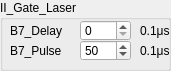
     <widget class="QGroupBox" name="groupBox_12">
      <property name="geometry">
       <rect>
        <x>400</x>
        <y>40</y>
        <width>171</width>
        <height>71</height>
       </rect>
      </property>
      <property name="title">
       <string>II_Gate_Laser</string>
      </property>
      <widget class="QLabel" name="LaserPStextlbl1_22">
       <property name="geometry">
        <rect>
         <x>10</x>
         <y>20</y>
         <width>61</width>
         <height>21</height>
        </rect>
       </property>
       <property name="text">
        <string>B7_Delay</string>
       </property>
       <property name="alignment">
        <set>Qt::AlignLeading|Qt::AlignLeft|Qt::AlignVCenter</set>
       </property>
       <property name="wordWrap">
        <bool>false</bool>
       </property>
      </widget>
      <widget class="QLabel" name="LaserPStextlbl1_25">
       <property name="geometry">
        <rect>
         <x>10</x>
         <y>40</y>
         <width>61</width>
         <height>21</height>
        </rect>
       </property>
       <property name="text">
        <string>B7_Pulse</string>
       </property>
       <property name="alignment">
        <set>Qt::AlignLeading|Qt::AlignLeft|Qt::AlignVCenter</set>
       </property>
       <property name="wordWrap">
        <bool>false</bool>
       </property>
      </widget>
      <widget class="QSpinBox" name="B7_Pulse">
       <property name="geometry">
        <rect>
         <x>80</x>
         <y>40</y>
         <width>51</width>
         <height>21</height>
        </rect>
       </property>
       <property name="minimum">
        <number>5</number>
       </property>
       <property name="maximum">
        <number>200</number>
       </property>
       <property name="value">
        <number>50</number>
       </property>
      </widget>
      <widget class="QSpinBox" name="B7_Delay">
       <property name="geometry">
        <rect>
         <x>80</x>
         <y>20</y>
         <width>51</width>
         <height>21</height>
        </rect>
       </property>
       <property name="minimum">
        <number>0</number>
       </property>
       <property name="maximum">
        <number>10000000</number>
       </property>
       <property name="value">
        <number>0</number>
       </property>
      </widget>
      <widget class="QLabel" name="LaserPStextlbl1_39">
       <property name="geometry">
        <rect>
         <x>140</x>
         <y>20</y>
         <width>31</width>
         <height>21</height>
        </rect>
       </property>
       <property name="text">
        <string>0.1μs</string>
       </property>
       <property name="alignment">
        <set>Qt::AlignLeading|Qt::AlignLeft|Qt::AlignVCenter</set>
       </property>
       <property name="wordWrap">
        <bool>false</bool>
       </property>
      </widget>
      <widget class="QLabel" name="LaserPStextlbl1_40">
       <property name="geometry">
        <rect>
         <x>140</x>
         <y>40</y>
         <width>31</width>
         <height>21</height>
        </rect>
       </property>
       <property name="text">
        <string>0.1μs</string>
       </property>
       <property name="alignment">
        <set>Qt::AlignLeading|Qt::AlignLeft|Qt::AlignVCenter</set>
       </property>
       <property name="wordWrap">
        <bool>false</bool>
       </property>
      </widget>
     </widget>
